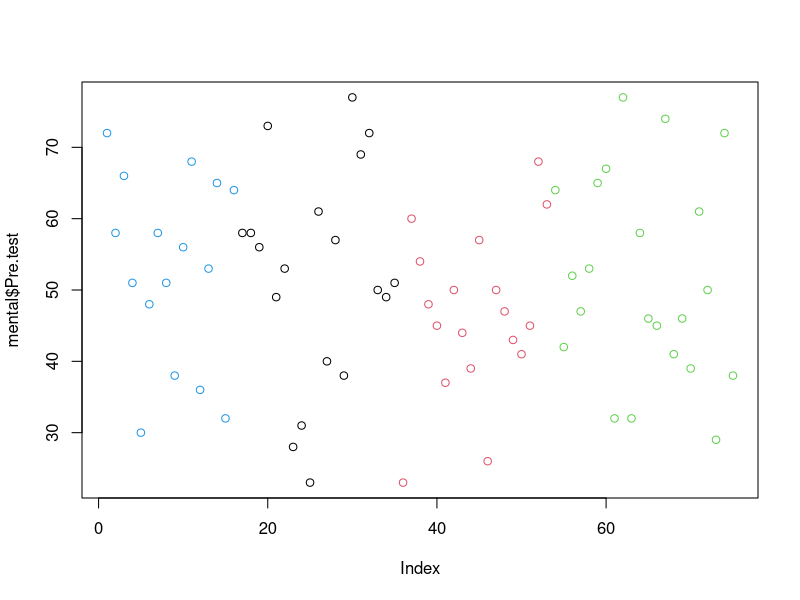
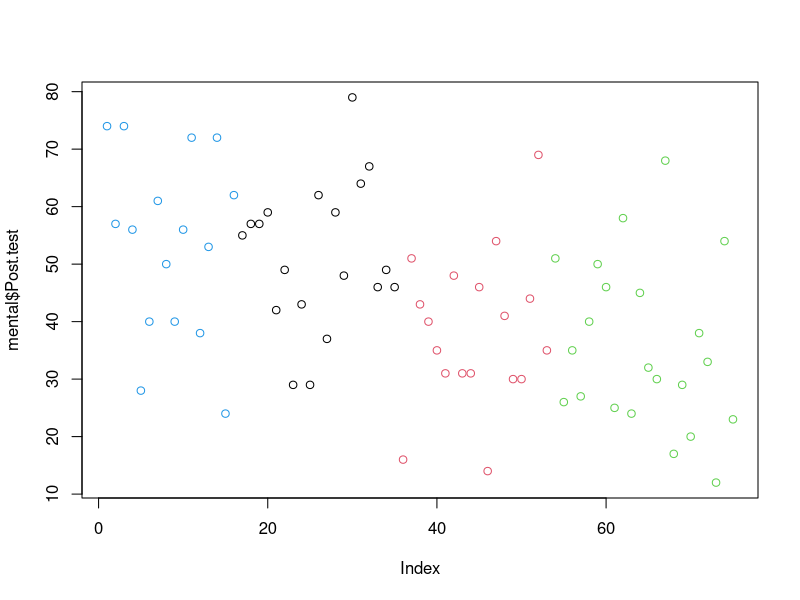
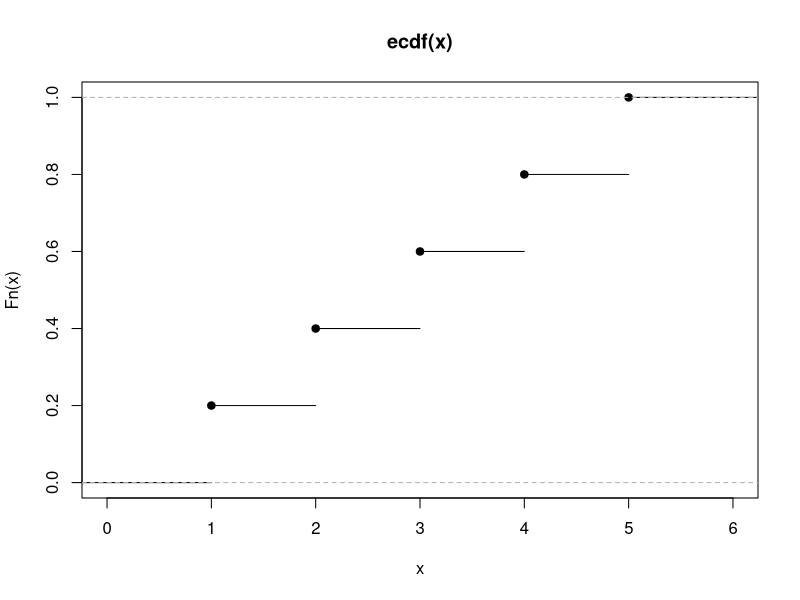
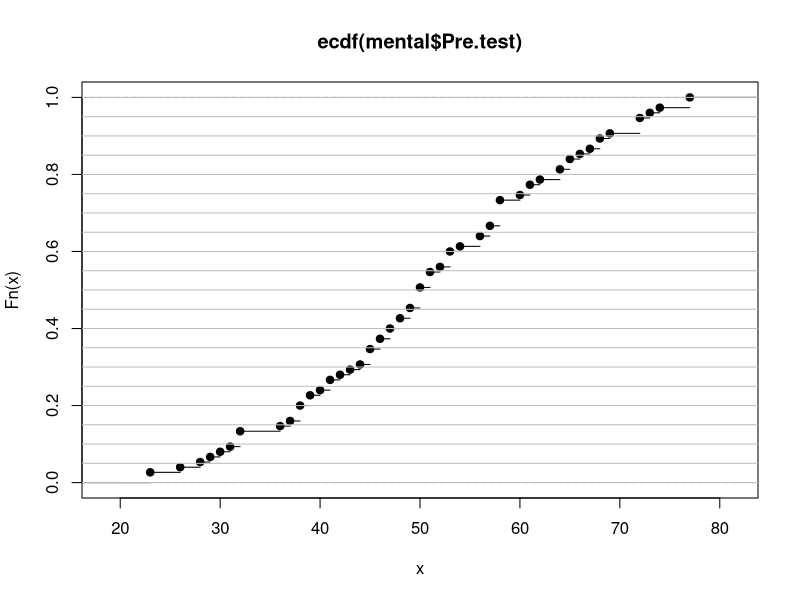
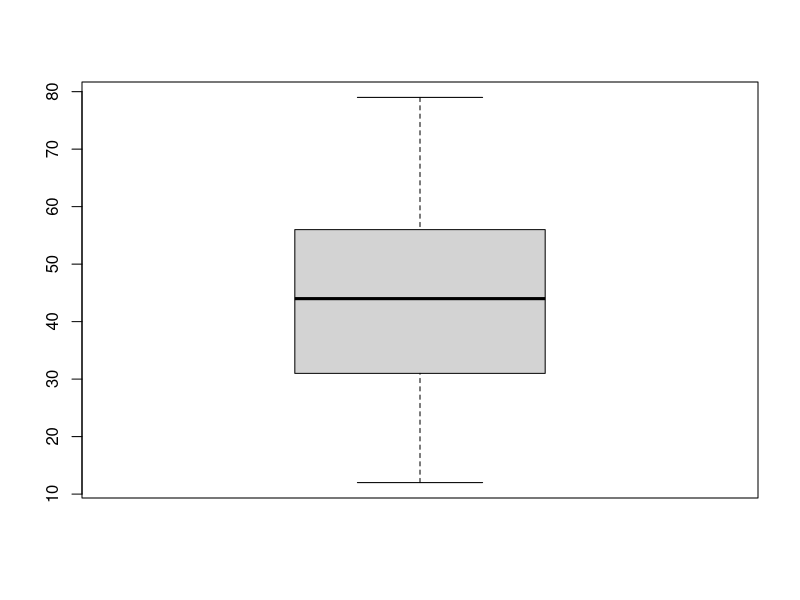
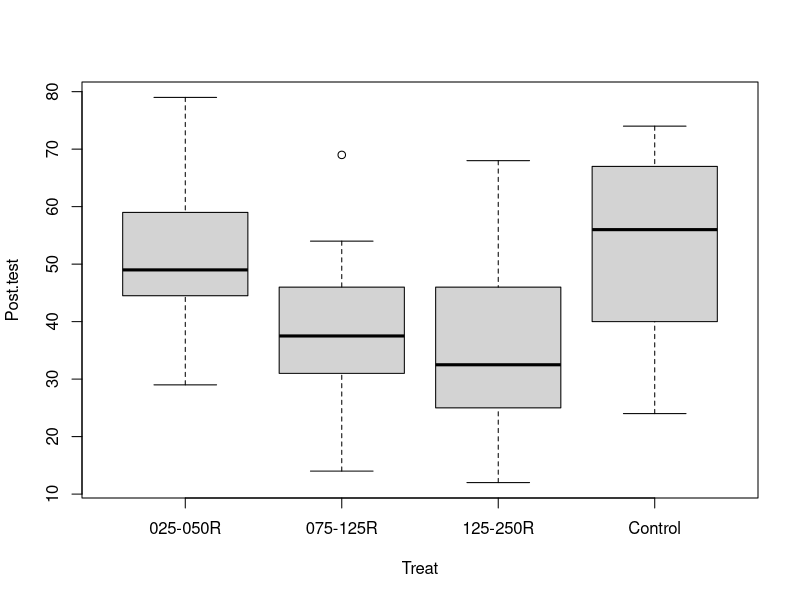
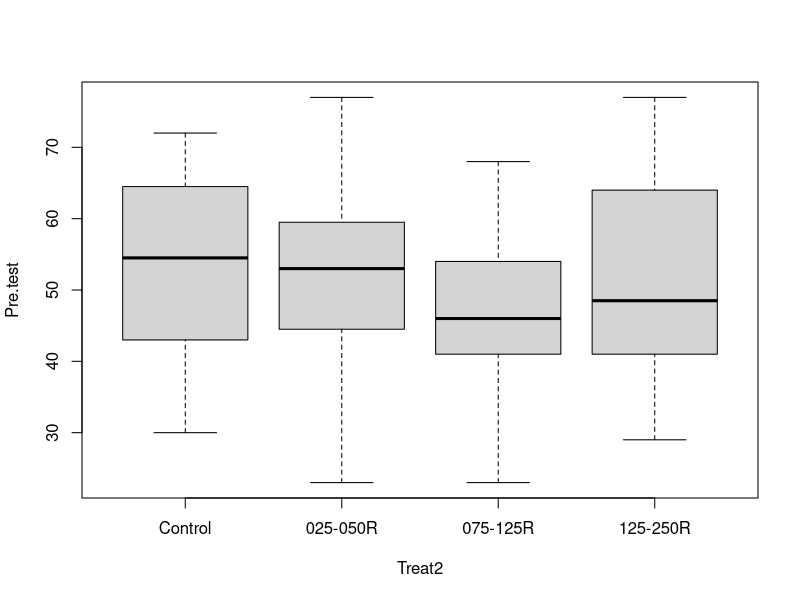
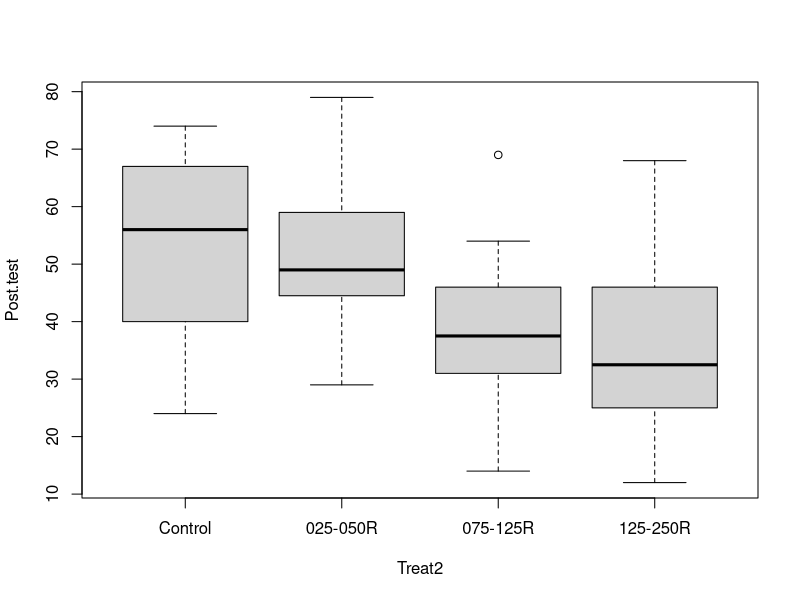

Reproduce these figures in R, in order.
## ---- chunk 1
mental <- read.csv ("mental.csv", stringsAsFactors = TRUE)
## ---- chunk 2
library(rmarkdown)
paged_table(mental)
plot(mental$Pre.test, col=as.numeric(mental$Treat))
plot(mental$Post.test, col=as.numeric(mental$Treat))

## ---- chunk 3
mean (mental$Pre.test)

median (mental$Pre.test)

range (mental$Pre.test)

var (mental$Pre.test)

sd (mental$Pre.test)

IQR (mental$Pre.test)

x <- c(1,2,3,4,5)

plot (ecdf(x))

plot (ecdf (mental$Pre.test))
abline (h = seq (0,1, by = 0.05), lty = 1, col = "grey")


quantile (mental$Pre.test)

quantile (mental$Pre.test, probs = 0.34)

quantile (mental$Pre.test, probs = seq (0, 1, by = 0.1))

quantile (mental$Pre.test, probs = seq (0, 1, by = 0.01))
## ---- chunk 4
boxplot (mental$Post.test)

boxplot (Post.test ~ Treat, data = mental)
## ---- chunk 5
levels(mental$Treat)
mental$Treat2 <- factor(mental$Treat, levels =  levels(mental$Treat)[c(4,1:3)])
levels(mental$Treat2)

paged_table(mental[, c("Treat", "Treat2")])
## ---- chunk 6

boxplot (Pre.test ~ Treat2, data = mental)
boxplot (Post.test ~ Treat2, data = mental)
plot ( mental$Pre.test,mental$Post.test)
mental$dex.reduction <- mental$Pre.test - mental$Post.test
paged_table(mental)
boxplot (dex.reduction ~ Treat2, data = mental)
